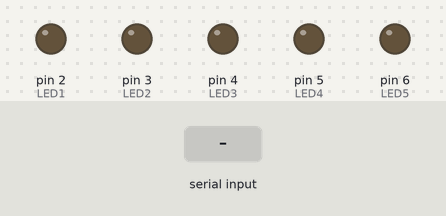
Simulated run of this sketch. Board: Arduino Uno, built with avr-gcc and run on an emulated ATmega328P. Parts: output pins drawn as LEDs (lit = HIGH). The test bench sets the inputs (shaded band).

Above: at 1.2 s.
1.3 s: "rojo uno" received over the second serial link
At 3.4 s:
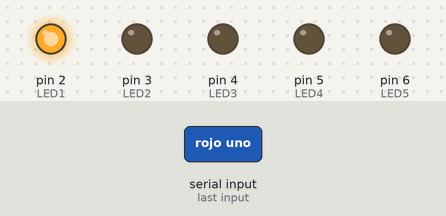
3.8 s: "rojos" received over the second serial link
At 5.3 s:
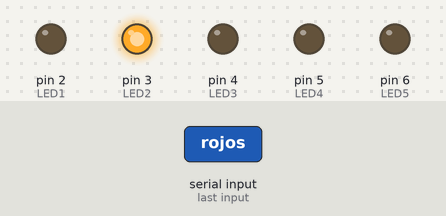
6.3 s: "azul" received over the second serial link
At 8.3 s:
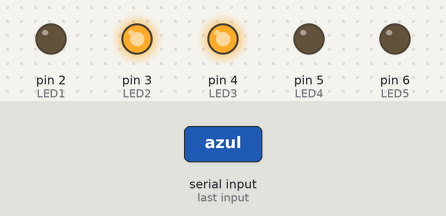
8.7 s: "rojo 2" received over the second serial link
At 10.2 s:
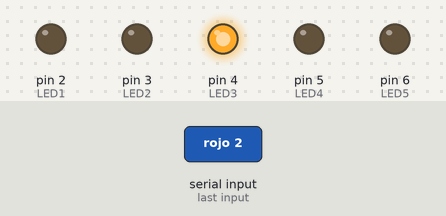
11.1 s: "naranja 1" received over the second serial link
At 13.2 s:
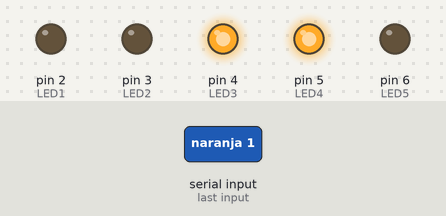
13.6 s: "naranjas" received over the second serial link
At 15.1 s:
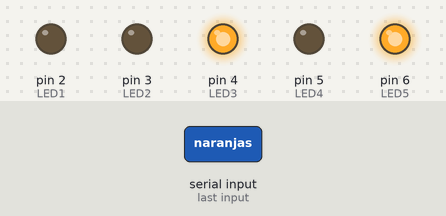
Timing chart, 0 to 16.6 s (numbered marks = the images above; inputs shaded):
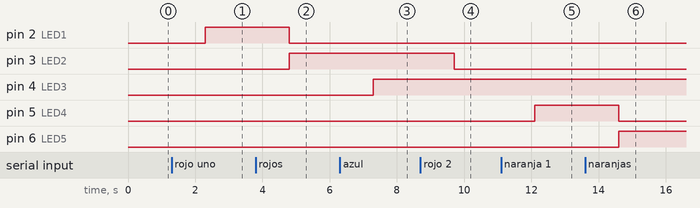

Measured:
- after the input at 1.3 s, pin 2 (LED1): LOW → HIGH after 1.0 s
- after the input at 3.8 s, pin 2 (LED1): HIGH → LOW after 1.0 s; pin 3 (LED2): LOW → HIGH after 1.0 s
- after the input at 6.3 s, pin 4 (LED3): LOW → HIGH after 1.0 s
- after the input at 8.7 s, pin 3 (LED2): HIGH → LOW after 1.0 s
- after the input at 11.1 s, pin 5 (LED4): LOW → HIGH after 1.0 s
- after the input at 13.6 s, pin 5 (LED4): HIGH → LOW after 1.0 s; pin 6 (LED5): LOW → HIGH after 1.0 s

The sketch:

ex5.ino
```cpp
#include <SoftwareSerial.h>

SoftwareSerial wirelessNetworkYT(0, 1);

String DAT;
int LED1 = 2;
int LED2 = 3;
int LED3 = 4;
int LED4 = 5;
int LED5 = 6;
int cont5=0;
int cont1=0;
int cont2=0;
int cont3=0;
int cont4=0;
void setup() {
  wirelessNetworkYT.begin(38400);
  pinMode(LED1, OUTPUT);
  pinMode(LED2, OUTPUT);
  pinMode(LED3, OUTPUT);
  pinMode(LED4, OUTPUT);
  pinMode(LED5, OUTPUT);
}

void loop() {
  //digitalWrite(GREENLED,HIGH);
  if (wirelessNetworkYT.available()){
    DAT = wirelessNetworkYT.readString();
    if ((DAT == "rojo uno") or (DAT == "rojos")){
      if(cont1==0){digitalWrite(LED1, HIGH);cont1=1;}
      else {
        digitalWrite(LED1, LOW);
        cont1=0;}
      }

    if ((DAT == "rojo 2") or (DAT == "rojos")){
      if(cont2==0){digitalWrite(LED2, HIGH);cont2=1;}
      else {
        digitalWrite(LED2, LOW);
        cont2=0;}
      }
    if (DAT == "azul"){
      if(cont3==0){digitalWrite(LED3, HIGH);cont3=1;}
      else {
        digitalWrite(LED3, LOW);
        cont3=0;}
      }

    if ((DAT == "naranja 1") or (DAT == "naranjas")){
      if(cont4==0){digitalWrite(LED4, HIGH);cont4=1;}
      else {
        digitalWrite(LED4, LOW);
        cont4=0;}
      }
    if ((DAT == "naranja 2") or (DAT == "naranjas")){
      if(cont5==0){digitalWrite(LED5, HIGH);cont5=1;}
      else {
        digitalWrite(LED5, LOW);
        cont5=0;}
      }

    if (DAT == "todos"){
      digitalWrite(LED1, HIGH);
      digitalWrite(LED2, HIGH);
      digitalWrite(LED3, HIGH);
      digitalWrite(LED4, HIGH);
      digitalWrite(LED5, HIGH);
      }
    if (DAT == "ninguno"){
      digitalWrite(LED1, LOW);
      digitalWrite(LED2, LOW);
      digitalWrite(LED3, LOW);
      digitalWrite(LED4, LOW);
      digitalWrite(LED5, LOW);
      }

  }
}
```
